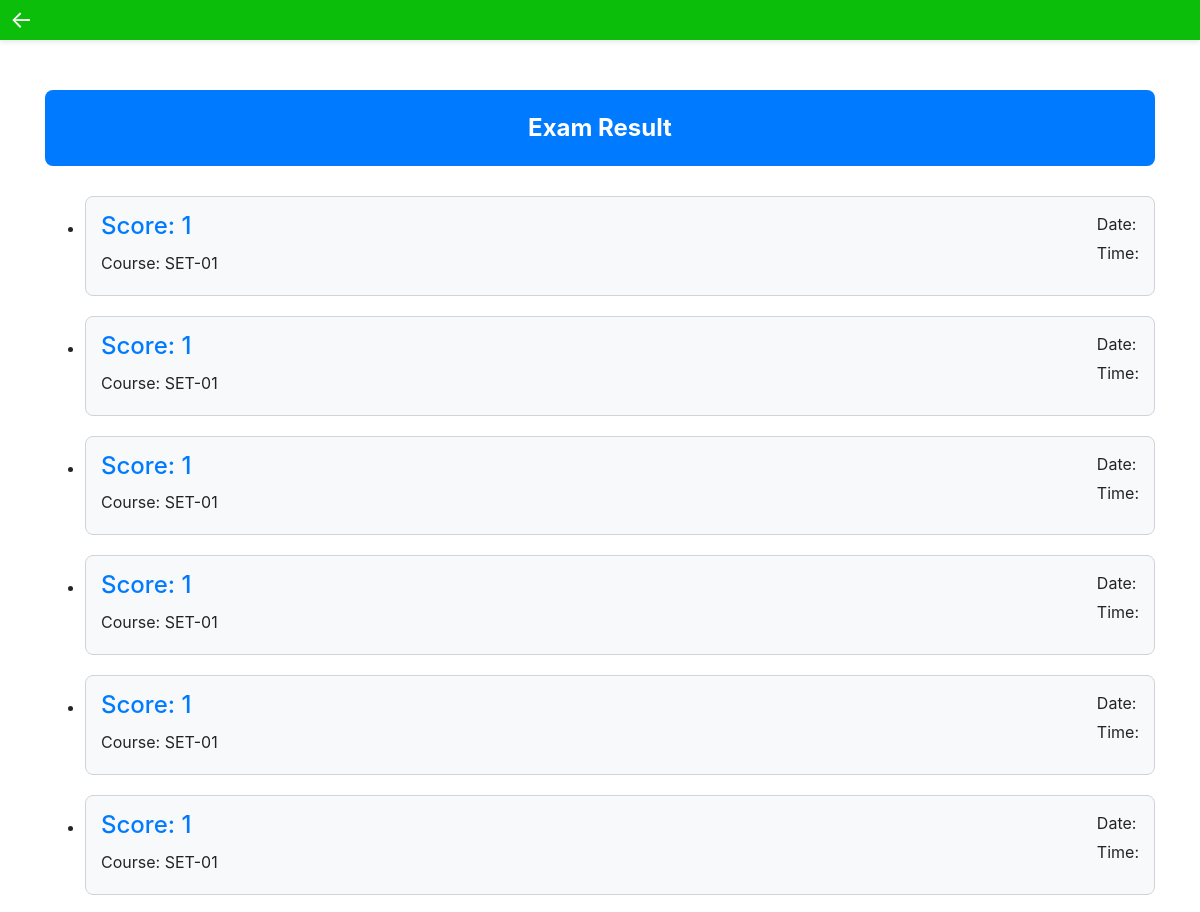
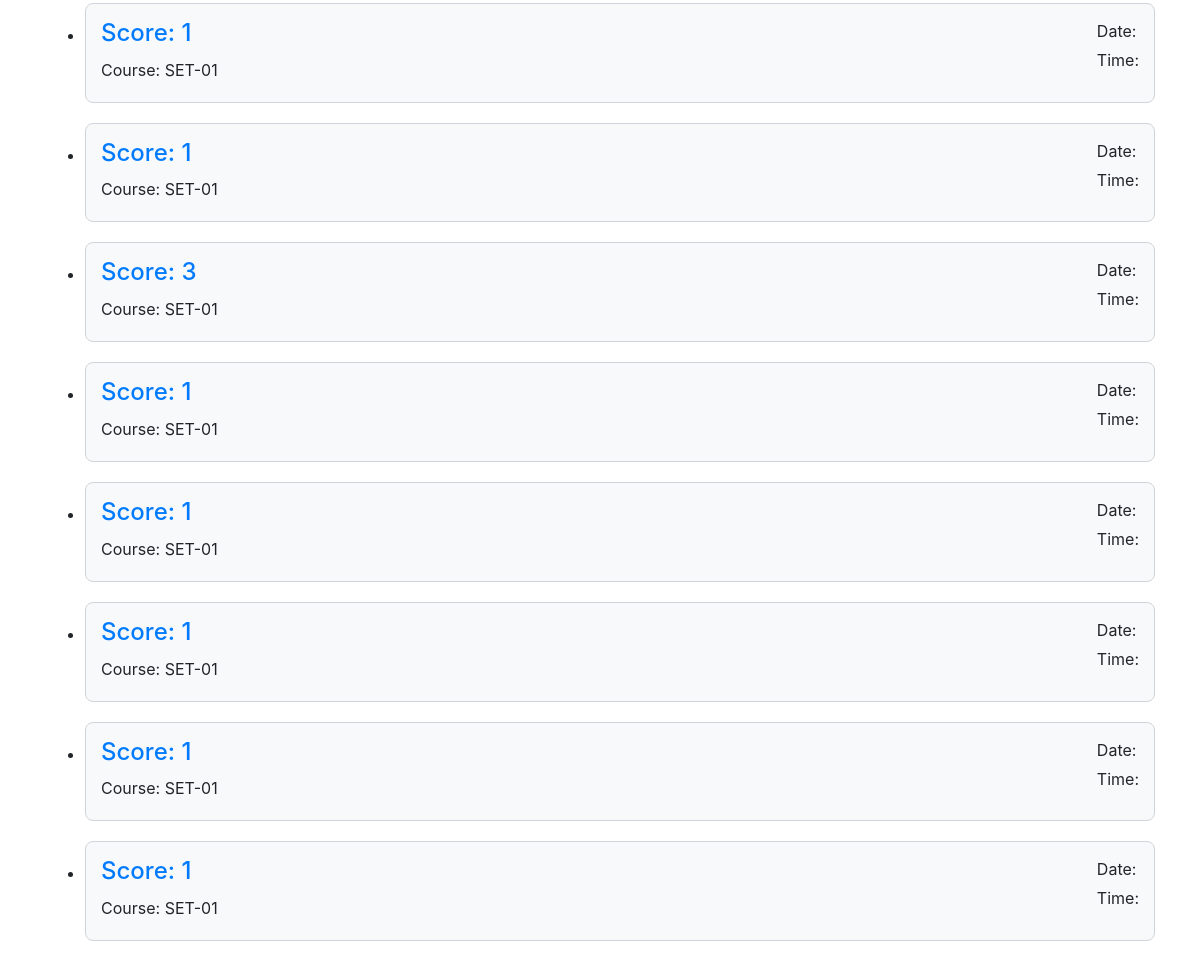
The page /view_score/ (signed in) on the database its author committed (2 pictures, top to bottom).
### main/models.py (models this page shows, shortened)
class ScoreBoard(models.Model):
    course = models.ForeignKey(Course, on_delete=models.CASCADE)
    user = models.ForeignKey(User, on_delete=models.CASCADE)
    score = models.IntegerField()

class Course(models.Model):
    course_name = models.CharField(max_length=100)

### main/views.py (the view)
# urls.py: path('view_score/', view_score, name="view_score"),
@login_required(login_url='/login')
def view_score(request):
    user = request.user
    score = ScoreBoard.objects.filter(user=user)
    context = {'score': score}
    return render(request, 'score.html', context)

### main/templates/score.html (shortened to what this page needs)
<!DOCTYPE html>
<html lang="en">
<head>
  <link rel="stylesheet" href="https://stackpath.bootstrapcdn.com/bootstrap/4.4.1/css/bootstrap.min.css">
</head>
<body>
  <div class="header">
    <a class="left-arrow" href="{% url 'main:modelexam' %}">&#8592;</a>
</div>
  <div class="container">
    <div class="result-container">
      <div class="result-header">
        Exam Result
      </div>
      {% if score %}
      <ul class="result-list">
        {% for s in score %}
        <li class="result-item">
          <h4>Score: {{ s.score }}</h4>
          <p>Course: {{ s.course.course_name }}</p>
          <div class="exam-info">
            <p>Date: {{ s.exam_date }}</p>
            <p>Time: {{ s.exam_time }}</p>
          </div>
        </li>
        {% endfor %}
      </ul>
      {% else %}
      <div class="no-result-message">
        <p>You haven't given any exam yet.</p>
        <a class="btn btn-primary" href="/">Start Exam</a>
      </div>
      {% endif %}
    </div>
  </div>
</body>
</html>

### main/templates/score.html (style rules this page uses)
.result-container { margin-top: 50px; }
.result-header { background-color: #007bff; color: #fff; padding: 20px; font-size: 24px; font-weight: bold; text-align: center; border-radius: 8px; }
.result-list { margin-top: 30px; }
.result-item { background-color: #f8f9fa; border: 1px solid #ced4da; border-radius: 8px; margin-bottom: 20px; padding: 15px; position: relative; }
.result-item h4 { margin-bottom: 10px; color: #007bff; margin-top: 0; }
.result-item p { margin-bottom: 5px; }
.exam-info { position: absolute; top: 15px; right: 15px; }
.exam-info p { margin-bottom: 5px; }
.header { background-color: #0abe0a; color: #fff; padding: 20px; box-shadow: 0 2px 5px rgba(0, 0, 0, 0.1); position: relative; margin-bottom: 30px; }
.left-arrow { position: absolute; top: 50%; left: 10px; transform: translateY(-50%); font-size: 24px; color: #fff; text-decoration: none; }

### rows shown on the page
ScoreBoard: score "1", course.course_name "SET-01"
ScoreBoard: score "1", course.course_name "SET-01"
ScoreBoard: score "1", course.course_name "SET-01"
ScoreBoard: score "1", course.course_name "SET-01"
ScoreBoard: score "1", course.course_name "SET-01"
ScoreBoard: score "1", course.course_name "SET-01"
ScoreBoard: score "1", course.course_name "SET-01"
ScoreBoard: score "1", course.course_name "SET-01"
ScoreBoard: score "3", course.course_name "SET-01"
ScoreBoard: score "1", course.course_name "SET-01"
ScoreBoard: score "1", course.course_name "SET-01"
ScoreBoard: score "1", course.course_name "SET-01"
ScoreBoard: score "1", course.course_name "SET-01"
ScoreBoard: score "1", course.course_name "SET-01"
